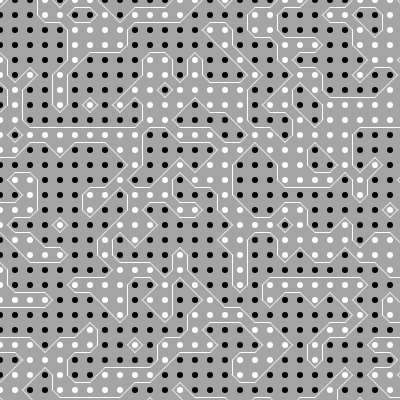
Frame 1 (no input)
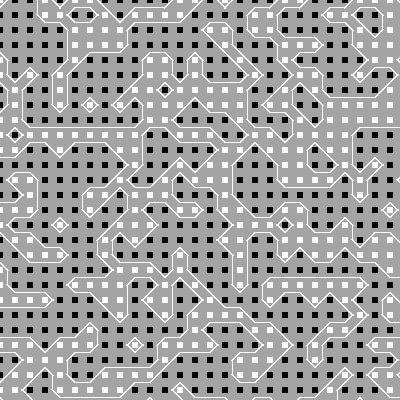
Frame 60 (no input)
Frame 120 (the mouse pressed at the canvas centre since frame 60): identical to frame 60, image omitted

The p5.js sketch that drew these frames (run headless with seeded random() and noise() and a simulated clock; from frame 60 on, the mouse is pressed at the canvas centre):

// p5.js sketch
// ── sketch.js
let res = 15,
  cols, rows;

const fields = [];

function setup() {
  createCanvas(400, 400);
  background('#a4a4a4');
  cols = 1 + width / res;
  rows = 1 + height / res;

  for (let i = 0; i < cols; i++) {
    fields[i] = [];
  }

  let xoff = 0;

  for (let y = 0; y < cols; y++) {
    for (let x = 0; x < rows; x++) {
      fields[x][y] = floor(noise(xoff) * 2);
      xoff += 0.75;
    }
  }

  // console.log(fields);
}

let xoff = 0;

function draw() {

  for (let y = 0; y < cols; y++) {
    for (let x = 0; x < rows; x++) {
      stroke(fields[x][y] * 255);
      strokeWeight(res * 0.4);
      point(x * res, y * res);
    }
  }

  for (let y = 0; y < cols - 1; y++) {
    for (let x = 0; x < rows - 1; x++) {

      let pos = {
        x: x * res,
        y: y * res
      };

      let a = createVector(pos.x + res * 0.5, pos.y);
      let b = createVector(pos.x + res, pos.y + res * 0.5);
      let c = createVector(pos.x + res * 0.5, pos.y + res);
      let d = createVector(pos.x, pos.y + res * 0.5);
      let state = getState(
        fields[x][y],
        fields[x + 1][y],
        fields[x + 1][y + 1],
        fields[x][y + 1]
      );
      stroke(255);
      strokeWeight(1);

      const cellIndexLookup = cell => {
        const cellIndex = {
          1: _ => {
            return myLine(c, d);
          },
          2: _ => {
            return myLine(b, c);
          },
          3: _ => {
            return myLine(b, d);
          },
          4: _ => {
            return myLine(a, b);
          },
          5: _ => {
            return (myLine(a, d),
              myLine(b, c));
          },
          6: _ => {
            return myLine(a, c);
          },
          7: _ => {
            return myLine(a, d);
          },
          8: _ => {
            return myLine(a, d);
          },
          9: _ => {
            return myLine(a, c);
          },
          10: _ => {
            return (myLine(a, b),
              myLine(c, d));
          },
          11: _ => {
            return myLine(a, b);
          },
          12: _ => {
            return myLine(b, d);
          },
          13: _ => {
            return myLine(b, c);
          },
          14: _ => {
            return myLine(c, d);
          }
        };

        if (typeof cellIndex[cell] !== 'function') return;

        return cellIndex[cell]();
      }

      cellIndexLookup(state)
    }
  }
}

function myLine(v1, v2) {
  line(v1.x, v1.y, v2.x, v2.y);
}

function getState(a, b, c, d) {
  return a * 8 + b * 4 + c * 2 + d * 1;
}
